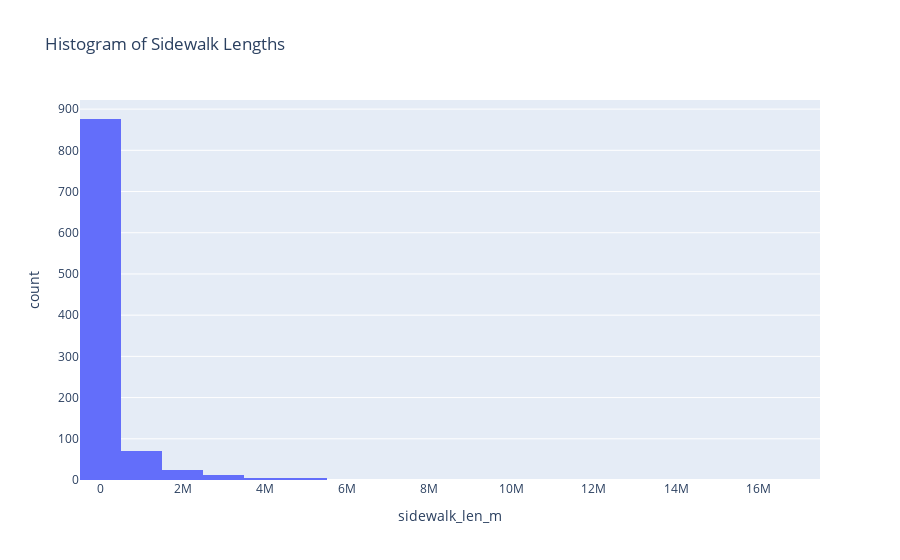

This figure's notebook cell:
### Markdown cell above
## Histogram of Sidewalk Lengths

### Code cell
px.histogram(df, x='sidewalk_len_m', nbins=30, title='Histogram of Sidewalk Lengths')

### Figure 1 — Plotly figure (JSON) as saved in the notebook; plotly's stock layout.template omitted (floating-point values rounded to 4 significant figures; data arrays with more than 128 entries replaced by an {"elided": "..."} marker saying what was removed)
{"data": [{"bingroup": "x", "hovertemplate": "sidewalk_len_m=%{x}<br>count=%{y}<extra></extra>", "legendgroup": "", "marker": {"color": "#636efa", "pattern": {"shape": ""}}, "name": "", "nbinsx": 30, "orientation": "v", "showlegend": false, "type": "histogram", "x": {"elided": "1000 float values"}, "xaxis": "x", "yaxis": "y"}], "layout": {"barmode": "relative", "legend": {"tracegroupgap": 0}, "title": {"text": "Histogram of Sidewalk Lengths"}, "xaxis": {"anchor": "y", "domain": [0, 1], "title": {"text": "sidewalk_len_m"}}, "yaxis": {"anchor": "x", "domain": [0, 1], "title": {"text": "count"}}}}
